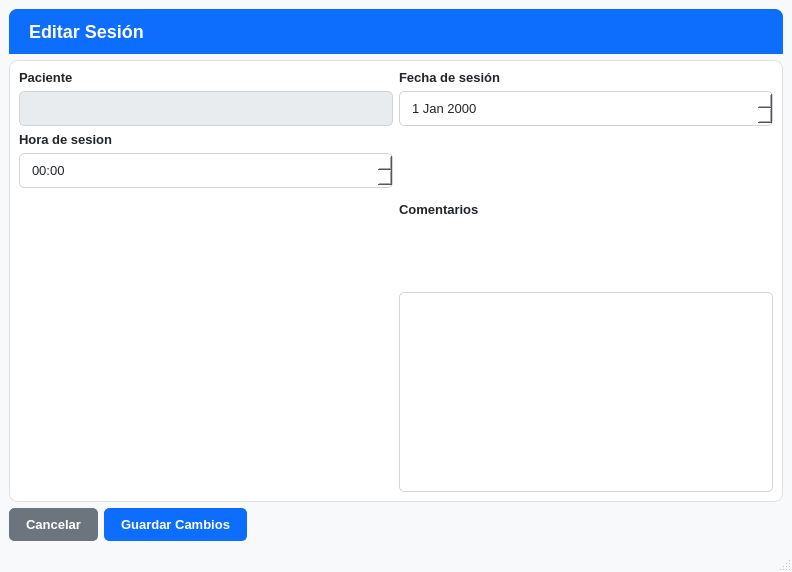
<?xml version="1.0" encoding="UTF-8"?>
<ui version="4.0">
 <class>MainWindow</class>
 <widget class="QMainWindow" name="MainWindow">
  <property name="geometry">
   <rect>
    <x>0</x>
    <y>0</y>
    <width>792</width>
    <height>572</height>
   </rect>
  </property>
  <property name="windowTitle">
   <string>MainWindow</string>
  </property>
  <property name="styleSheet">
   <string notr="true">/* --- FONDO DE LA VENTANA --- */
QMainWindow {
    background-color: #f8f9fa; 
}

/* --- EL CONTENEDOR (La Tarjeta Blanca) --- */
QFrame, QGroupBox {
    background-color: #ffffff;
    border: 1px solid #dee2e6;
    border-radius: 8px;
}

/* Limpieza de bordes heredados */
QLabel, QLineEdit, QDateEdit, QTimeEdit, QPlainTextEdit, QPushButton {
    border: none;
}

/* --- LA CABECERA AZUL --- */
QLabel#label {
    background-color: #0d6efd; /* Azul primario */
    color: white; /* Texto blanco para contrastar */
    font-size: 18px;
    font-weight: bold;
    padding: 12px 15px;
    border-top-left-radius: 8px; 
    border-top-right-radius: 8px;
    border-bottom-left-radius: 0px;
    border-bottom-right-radius: 0px;
}

/* --- ETIQUETAS DE TEXTO (Labels) --- */
QLabel {
    color: #212529;
    font-weight: bold;
    font-size: 13px;
}

/* --- CAMPOS DE TEXTO, FECHA, HORA Y COMENTARIOS --- */
QLineEdit, QDateEdit, QTimeEdit, QPlainTextEdit {
    border: 1px solid #ced4da;
    border-radius: 5px;
    padding: 8px 10px;
    background-color: #ffffff;
    color: #212529;
    font-size: 13px;
    font-weight: normal;
}

/* Efecto focus simulando Bootstrap (borde azul claro) */
QLineEdit:focus, QDateEdit:focus, QTimeEdit:focus, QPlainTextEdit:focus {
    border: 1px solid #86b7fe;
}

/* Campo deshabilitado / Solo lectura (txt_paciente) */
QLineEdit:read-only {
    background-color: #e9ecef;
    color: #6c757d;
}

/* Ajustes específicos para QDateEdit y QTimeEdit (la flechita de selección) */
QDateEdit::drop-down, QTimeEdit::drop-down {
    subcontrol-origin: padding;
    subcontrol-position: top right;
    width: 20px;
    border-left-width: 1px;
    border-left-color: #ced4da;
    border-left-style: solid;
}

/* --- BOTONES --- */
QPushButton {
    border-radius: 5px;
    padding: 8px 16px;
    font-weight: bold;
    font-size: 13px;
}

/* Botón Guardar (Tema Azul) */
QPushButton#btn_guardar {
    background-color: #0d6efd;
    color: white;
    border: 1px solid #0d6efd;
}

QPushButton#btn_guardar:hover {
    background-color: #0b5ed7;
    border: 1px solid #0a58ca;
}

/* Botón Cancelar (Tema Gris - Estilo btn-secondary) */
QPushButton#btn_cancelar {
    background-color: #6c757d;
    color: white;
    border: 1px solid #6c757d;
    font-weight: bold;
}

QPushButton#btn_cancelar:hover {
    background-color: #5c636a;
    border: 1px solid #565e64;
}</string>
  </property>
  <widget class="QWidget" name="centralwidget">
   <layout class="QGridLayout" name="gridLayout_2">
    <item row="0" column="0">
     <widget class="QLabel" name="label">
      <property name="maximumSize">
       <size>
        <width>16777215</width>
        <height>90</height>
       </size>
      </property>
      <property name="font">
       <font>
        <pointsize>-1</pointsize>
        <bold>true</bold>
       </font>
      </property>
      <property name="text">
       <string>Editar Sesión</string>
      </property>
     </widget>
    </item>
    <item row="1" column="0">
     <widget class="QFrame" name="frame">
      <property name="frameShape">
       <enum>QFrame::Shape::StyledPanel</enum>
      </property>
      <property name="frameShadow">
       <enum>QFrame::Shadow::Raised</enum>
      </property>
      <layout class="QGridLayout" name="gridLayout">
       <item row="0" column="0">
        <layout class="QVBoxLayout" name="verticalLayout_3">
         <item>
          <widget class="QLabel" name="label_2">
           <property name="text">
            <string>Paciente</string>
           </property>
          </widget>
         </item>
         <item>
          <widget class="QLineEdit" name="txt_paciente">
           <property name="readOnly">
            <bool>true</bool>
           </property>
          </widget>
         </item>
        </layout>
       </item>
       <item row="0" column="1">
        <layout class="QVBoxLayout" name="verticalLayout_4">
         <item>
          <widget class="QLabel" name="label_3">
           <property name="text">
            <string>Fecha de sesión</string>
           </property>
          </widget>
         </item>
         <item>
          <widget class="QDateEdit" name="date_sesion"/>
         </item>
        </layout>
       </item>
       <item row="1" column="0">
        <layout class="QVBoxLayout" name="verticalLayout_2">
         <item>
          <widget class="QLabel" name="label_4">
           <property name="text">
            <string>Hora de sesion</string>
           </property>
          </widget>
         </item>
         <item>
          <widget class="QTimeEdit" name="time_sesion">
           <property name="displayFormat">
            <string>HH:mm</string>
           </property>
          </widget>
         </item>
         <item>
          <spacer name="verticalSpacer">
           <property name="orientation">
            <enum>Qt::Orientation::Vertical</enum>
           </property>
           <property name="sizeHint" stdset="0">
            <size>
             <width>20</width>
             <height>40</height>
            </size>
           </property>
          </spacer>
         </item>
        </layout>
       </item>
       <item row="1" column="1">
        <layout class="QVBoxLayout" name="verticalLayout">
         <item>
          <widget class="QLabel" name="label_5">
           <property name="text">
            <string>Comentarios</string>
           </property>
          </widget>
         </item>
         <item>
          <widget class="QPlainTextEdit" name="txt_comentarios">
           <property name="maximumSize">
            <size>
             <width>16777215</width>
             <height>200</height>
            </size>
           </property>
          </widget>
         </item>
        </layout>
       </item>
      </layout>
     </widget>
    </item>
    <item row="2" column="0">
     <layout class="QHBoxLayout" name="horizontalLayout">
      <item>
       <widget class="QPushButton" name="btn_cancelar">
        <property name="text">
         <string>Cancelar</string>
        </property>
       </widget>
      </item>
      <item>
       <widget class="QPushButton" name="btn_guardar">
        <property name="text">
         <string>Guardar Cambios</string>
        </property>
       </widget>
      </item>
      <item>
       <spacer name="horizontalSpacer">
        <property name="orientation">
         <enum>Qt::Orientation::Horizontal</enum>
        </property>
        <property name="sizeHint" stdset="0">
         <size>
          <width>37</width>
          <height>17</height>
         </size>
        </property>
       </spacer>
      </item>
     </layout>
    </item>
   </layout>
  </widget>
  <widget class="QStatusBar" name="statusbar"/>
 </widget>
 <resources/>
 <connections/>
</ui>
